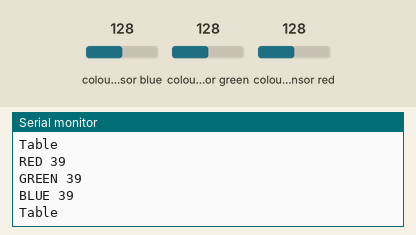
Recording of a sketch running on a simulated ESP32. On the bench: the last lines printed to the serial monitor. Wiring (inferred from the names in the program): TCS3200 colour sensor: output GPIO 33; S2 GPIO 32; S3 GPIO 35; S0 GPIO 26; S1 GPIO 27. The inputs (shaded band) are chosen by the test bench; at power-on: colour sensor blue 128, colour sensor green 128, colour sensor red 128.

Above: at 1.2 s.
1.3 s: colour sensor blue set to 5
At 1.71 s:
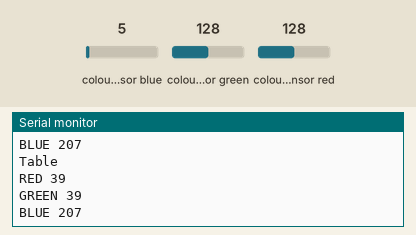
2.8 s: colour sensor green set to 5
At 3.73 s:
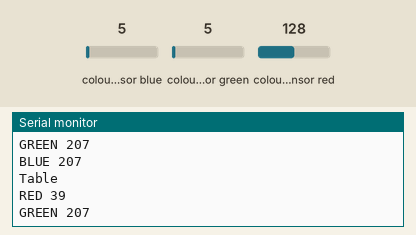
4.3 s: colour sensor red set to 5
At 4.34 s:
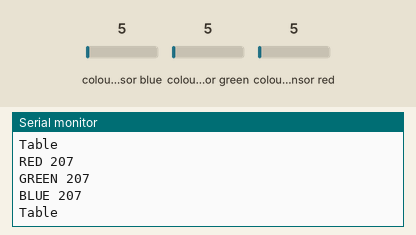

The sketch:

ColorSense.ino
```cpp
const int s0 = 26;
const int s1 = 27;
const int s2 = 32;
const int s3 = 35;
const int out = 33;

// values
int red = 0;
int green = 0;
int blue = 0;

void setup()
{
  Serial.begin(115200);

  pinMode(s0, OUTPUT);
  pinMode(s1, OUTPUT);
  pinMode(s2, OUTPUT);
  pinMode(s3, OUTPUT);
  pinMode(out, INPUT);

  digitalWrite(s0, LOW);
  digitalWrite(s1, HIGH);
}

void loop()
{
  delay(100);
  color();
  Serial.print("RED ");
  Serial.println(red, DEC);
  Serial.print("GREEN ");
  Serial.println(green, DEC);
  Serial.print("BLUE ");
  Serial.println(blue, DEC);

  if (blue > 750 && blue < 900 && red > 700 && red < 900 && green > 200 && green < 300){
    Serial.println("Blue Tape");
  } else if (blue > 700 && blue < 900 && red > 700 && red < 900 && green > 190 && green < 300){
    Serial.println("Green Tape");
  } else if (blue > 390 && blue < 500 && red > 380 && red < 550 && green > 180 && green < 300){
    Serial.println("Red Tape");
  } else if (blue > 300 && blue < 400 && red > 300 && red < 400 && green > 110 && green < 250){
    Serial.println("Yellow Tape");
  } else if (blue > 750 && blue < 1100 && red > 750 && red < 1100 && green > 200 && green < 350){
    Serial.println("Black Tape");
  } else {
    Serial.println("Table");
  }
}


void color()
{
  digitalWrite(s2, LOW);
  digitalWrite(s3, LOW);
  red = pulseIn(out, digitalRead(out) == HIGH ? LOW : HIGH);
  digitalWrite(s3, HIGH);
  blue = pulseIn(out, digitalRead(out) == HIGH ? LOW : HIGH);
  digitalWrite(s2, HIGH);
  green = pulseIn(out, digitalRead(out) == HIGH ? LOW : HIGH);
}
 
```

Measured:
- after the input at 1.3 s, the serial monitor: prints a new line at once (image 1)
- after the input at 2.8 s, the serial monitor: prints a new line at once (image 2)
- after the input at 4.3 s, the serial monitor: prints a new line at once (image 3)
